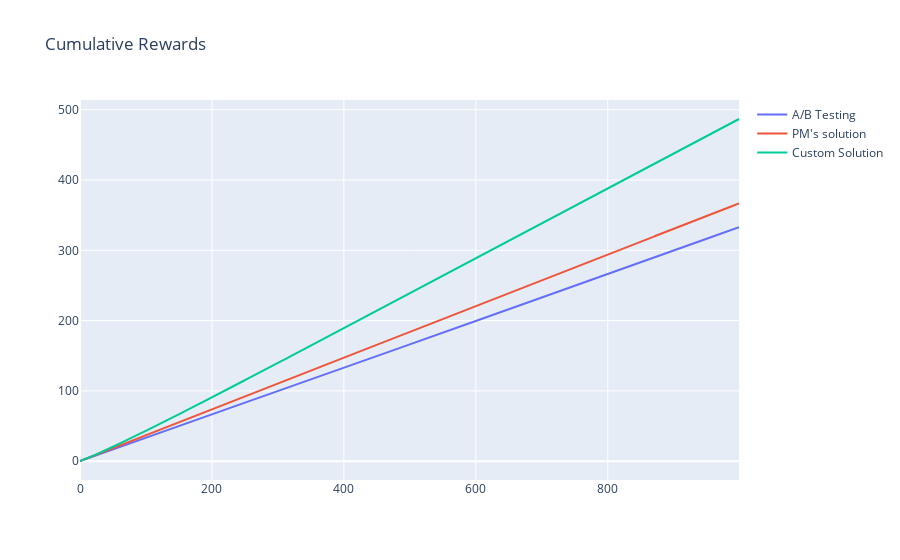

Notebook code cell kept with this figure:
### Code cell
plot(mc, metric = "cumulative_reward", title="Cumulative Rewards", is_marketing_name=True).show()

### Figure 1 — Plotly figure (JSON) as saved in the notebook; plotly's stock layout.template omitted (floating-point values rounded to 4 significant figures; data arrays with more than 128 entries replaced by an {"elided": "..."} marker saying what was removed)
{"data": [{"mode": "lines", "name": "A/B Testing", "type": "scatter", "x": {"elided": "1000 int values"}, "y": {"elided": "1000 float values"}}, {"mode": "lines", "name": "PM's solution", "type": "scatter", "x": {"elided": "1000 int values"}, "y": {"elided": "1000 float values"}}, {"mode": "lines", "name": "Custom Solution", "type": "scatter", "x": {"elided": "1000 int values"}, "y": {"elided": "1000 float values"}}], "layout": {"autosize": true, "title": {"text": "Cumulative Rewards"}}}
